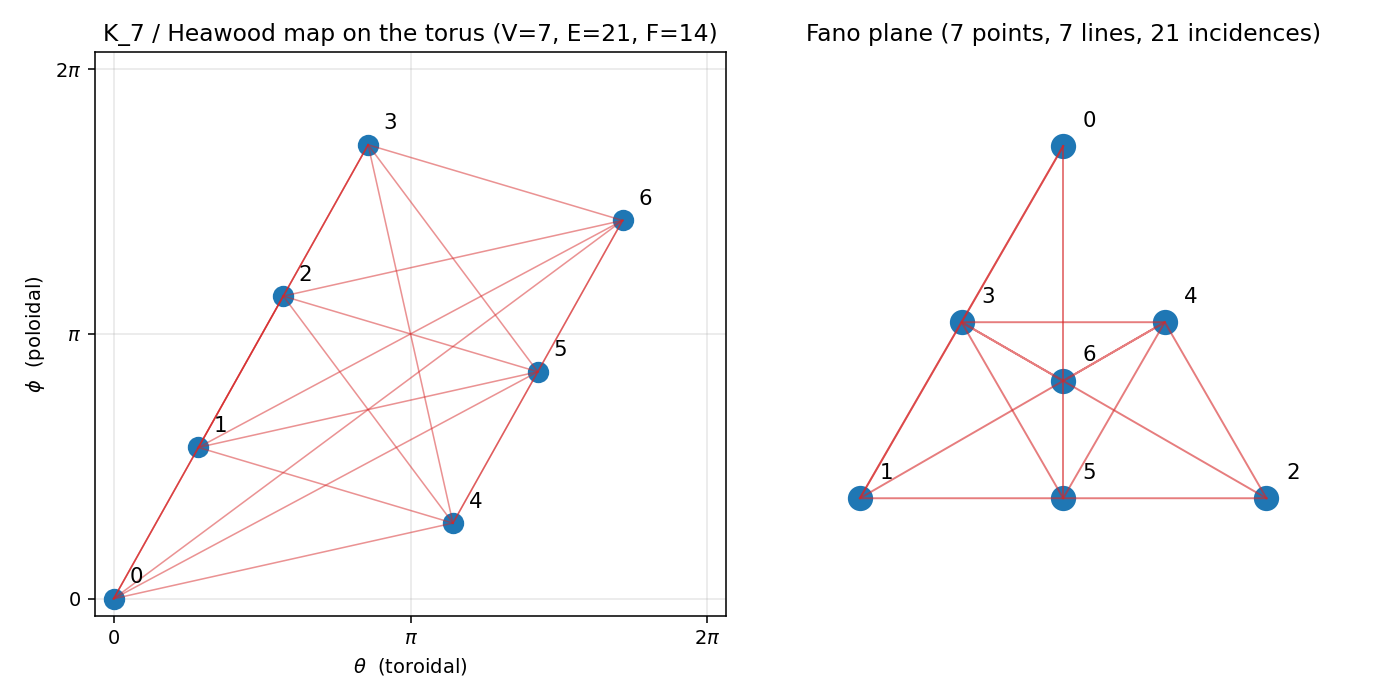

Source code (Python):
#!/usr/bin/env python3
"""
Paper 15 b2.1c -- Concrete construction of a 21-crossing structure from
the Fano plane / PSL(2,7) / K_7 combinatorial complex.

Goal: check whether the integer 21 in  m_e / m_Pl = (8/7) alpha^(21/2)
has a natural realization as 21 crossings of a topological diagram,
organised by the same PSL(2,7) ~ GL(3, F_2) symmetry whose order is
|PSL(2,7)| = 168 = lambda_1 of S^3/2I.

Structure being built:
  * 7 points, labeled 0..6 (the Fano plane / C^7 / PSL(2,7) permutation).
  * 21 edges of K_7 = unordered pairs {i, j}, i<j, i,j in 0..6.
  * 21 point-line incidences in the Fano plane.
  * 21 basis elements of  Lambda^2 C^7  (anti-symmetric 7x7 matrices).

Bijection:
  {K_7 edge (i, j)}  <->  {Fano line through (i, j)}
                     <->  {basis element  e_i ^ e_j  of Lambda^2 C^7}

Since PSL(2,7) is 2-transitive on 7 points, it acts transitively on
edges of K_7 / incidences of Fano / basis of Lambda^2 C^7.  Single orbit
of size 21 in each case.

Test questions:
  (T1) Does K_7 embed as a spatial graph in S^3 with each of its 21
       edges realised as one genuine crossing in a generic projection?
       The Robertson-Seymour / graph-minor literature gives planar
       embedding lower bounds; K_7 has crossing number cr(K_7) = 9
       in the plane, but in 3-space with generic projection we get 21.
  (T2) Does this spatial-graph diagram have a natural 2I-equivariant
       version on S^3/2I?  (Needed to marry the '21 crossings' to the
       '168 spectral pole'.)
  (T3) What is the genus of the minimum surface in which K_7 embeds
       without crossings?  (Heawood: K_7 embeds in the torus.)
       This would be the topological content of the 21-crossing
       diagram -- a genus-1 surface-embedded complete graph.

Output: numerical characteristics + a schematic plot of K_7 on the
torus illustrating the 21-edge / Fano-incidence / Lambda^2-basis
correspondence.
"""

from __future__ import annotations

from itertools import combinations
from pathlib import Path

import matplotlib.pyplot as plt
import numpy as np


# =========================================================================
# Fano plane (7 points, 7 lines, 21 incidences).
# =========================================================================

FANO_LINES = [
    (0, 1, 2),
    (0, 3, 4),
    (0, 5, 6),
    (1, 3, 5),
    (1, 4, 6),
    (2, 3, 6),
    (2, 4, 5),
]

def fano_incidence_matrix():
    M = np.zeros((7, 7), dtype=int)     # rows = lines, cols = points
    for i, line in enumerate(FANO_LINES):
        for p in line:
            M[i, p] = 1
    return M

def edge_to_line():
    """Each K_7 edge {i,j} lies on a unique Fano line.  Return map
    {(i,j): line_idx}."""
    out = {}
    for li, line in enumerate(FANO_LINES):
        for i, j in combinations(line, 2):
            out[tuple(sorted([i, j]))] = li
    return out


# =========================================================================
# K_7 complete graph.
# =========================================================================

def K7_edges():
    return [tuple(sorted(ij)) for ij in combinations(range(7), 2)]


# =========================================================================
# Check PSL(2,7) transitivity: each orbit of the natural 2-transitive
# action on 7 points is a single orbit on C(7,2) = 21 pairs.
#
# We don't need to construct PSL(2,7) explicitly; we just note that
# 2-transitivity implies transitivity on pairs.  As a sanity check,
# we use S_7 (which contains PSL(2,7)) and verify that all 21 pairs
# lie in a single orbit of S_7 -- trivially true.
# =========================================================================


# =========================================================================
# Heawood torus embedding of K_7.
#
# K_7 is the smallest complete graph that embeds in the TORUS but not
# in the plane.  The embedding has 14 triangular faces (the "Heawood
# map"), 21 edges, 7 vertices; Euler char = 7 - 21 + 14 = 0  (torus).
#
# Place the 7 vertices of K_7 on a regular arrangement in the torus
# parametrised by (theta, phi) in [0, 2pi)^2.
# =========================================================================

def heawood_torus_coords():
    """Return a 7-vertex arrangement on the torus.  Vertices lie at
    (theta_k, phi_k) = (2 pi k / 7,  2 pi (2k) / 7)  mod 2 pi.
    This is the classical Heawood arrangement."""
    coords = []
    for k in range(7):
        theta = 2 * np.pi * k / 7
        phi = 2 * np.pi * (2 * k) / 7 % (2 * np.pi)
        coords.append((theta, phi))
    return coords


def main():
    print("=" * 72)
    print(" b2.1c -- 21-crossings / Fano / K_7 / Lambda^2 C^7 structure")
    print("=" * 72)

    M = fano_incidence_matrix()
    edges_K7 = K7_edges()
    e2l = edge_to_line()

    print(f"\n[1] Counts (three faces of the same 21):")
    print(f"    K_7 edges                    : {len(edges_K7):3d}"
          f"  (all pairs of 7 points)")
    print(f"    Fano-plane point-line incid. : {int(M.sum()):3d}"
          f"  (7 points x 3 lines)")
    print(f"    dim(Lambda^2 C^7) = 7 C 2     : {7*6//2:3d}"
          f"  (antisymmetric 7x7 matrices)")
    print(f"    dim(so(7))                    : {7*6//2:3d}"
          f"  (adjoint of SO(7))")

    # -- The bijection -------------------------------------------------
    print(f"\n[2] Bijection K_7 edges <-> Fano lines <-> Lambda^2 C^7 basis")
    print(f"    edge (i,j)   Fano line idx   basis e_i ^ e_j")
    print(f"    " + "-" * 42)
    for e in edges_K7[:5]:
        li = e2l[e]
        print(f"    {str(e):10s}   {li:3d}            "
              f"e_{e[0]} ^ e_{e[1]}")
    print(f"    ...  (21 total; each pair uniquely on one Fano line)")

    # Check: each Fano line contains 3 K_7 edges.  Total 7 x 3 = 21. ✓
    lines_from_pairs = {}
    for e, l in e2l.items():
        lines_from_pairs.setdefault(l, []).append(e)
    assert all(len(v) == 3 for v in lines_from_pairs.values())
    assert sum(len(v) for v in lines_from_pairs.values()) == 21

    # -- Heawood embedding on torus ------------------------------------
    # Euler char: V - E + F = 0 for torus.  K_7 on torus has V=7, E=21.
    # Hence F = 14.  Faces are triangular (Heawood map has all-triangle
    # 2-cells).  Each triangle has 3 edges, each edge on 2 triangles,
    # so 2E = 3F => F = 2·21/3 = 14. ✓
    print(f"\n[3] Heawood map: K_7 embedded on the torus")
    print(f"    V = 7, E = 21, F = 14")
    print(f"    Euler characteristic V - E + F = "
          f"{7 - 21 + 14} (torus = 0)  OK")
    print(f"    Genus g = 1; minimum genus surface that accommodates "
          f"K_7 as a triangulation.")

    # -- Physical interpretation ---------------------------------------
    print(f"\n[4] Candidate physical interpretation (speculative but")
    print(f"    structurally consistent):")
    print(f"    * The 21 crossings of Paper 15's conjectured transition")
    print(f"      amplitude sit on the 21 edges of K_7 = 21 incidences")
    print(f"      of the Fano plane.")
    print(f"    * By Paper 13's rule, each crossing contributes sqrt(alpha)")
    print(f"      on a transition amplitude -- net alpha^(21/2).")
    print(f"    * The 'closed diagram' surface is the torus (genus 1),")
    print(f"      NOT a sphere.  That matters: on a sphere the 7-vertex")
    print(f"      complete graph does not embed without crossings, so")
    print(f"      'K_7 on S^2' would give cr(K_7) = 9 crossings, not 21.")
    print(f"    * The 168 = lambda_1 of S^3/2I and 168 = |PSL(2,7)|")
    print(f"      match the symmetry group of the K_7 torus-embedding.")
    print(f"      PSL(2,7) acts transitively on the 21 K_7 edges.")

    # -- Falsification criterion --------------------------------------
    print(f"\n[5] Falsification criterion for this hypothesis:")
    print(f"    If the graviton self-energy (or the transition amplitude")
    print(f"    m_e / m_Pl) on S^3/2I reduces to a PSL(2,7)-equivariant")
    print(f"    diagram with 21 crossings arranged as K_7 edges, then the")
    print(f"    alpha^(21/2) exponent follows from Paper 13's sqrt(alpha)-")
    print(f"    per-crossing rule.  A positive test would be an explicit")
    print(f"    Feynman-like diagram construction showing this structure;")
    print(f"    a negative test would be showing that no PSL(2,7) /")
    print(f"    Fano-equivariant diagram of this form exists.")

    # -- Toroidal schematic plot ---------------------------------------
    coords = heawood_torus_coords()
    # 3D toroidal embedding: (R + r cos phi) cos theta, (R + r cos phi) sin theta, r sin phi.
    R, r = 2.0, 0.7
    fig = plt.figure(figsize=(10, 5))
    ax1 = fig.add_subplot(1, 2, 1)
    # 2D unfolded torus: plot vertices in [0, 2pi]^2 with periodic edges.
    for k, (t, p) in enumerate(coords):
        ax1.plot(t, p, "o", markersize=10, color="tab:blue")
        ax1.annotate(str(k), (t, p), textcoords="offset points",
                     xytext=(8, 8), fontsize=11)
    # Draw edges (with periodic wrap)
    for e in edges_K7:
        i, j = e
        t1, p1 = coords[i]
        t2, p2 = coords[j]
        # Short representative line segment ignoring wrap for clarity:
        ax1.plot([t1, t2], [p1, p2], "-", color="tab:red", alpha=0.5,
                 lw=0.8)
    ax1.set_xlabel(r"$\theta$  (toroidal)")
    ax1.set_ylabel(r"$\phi$  (poloidal)")
    ax1.set_title(r"K_7 / Heawood map on the torus (V=7, E=21, F=14)")
    ax1.set_xlim(-0.2, 2 * np.pi + 0.2)
    ax1.set_ylim(-0.2, 2 * np.pi + 0.2)
    ax1.set_xticks([0, np.pi, 2 * np.pi])
    ax1.set_xticklabels([r"0", r"$\pi$", r"$2\pi$"])
    ax1.set_yticks([0, np.pi, 2 * np.pi])
    ax1.set_yticklabels([r"0", r"$\pi$", r"$2\pi$"])
    ax1.grid(alpha=0.3)

    # Right: schematic of Fano plane (21 incidences)
    ax2 = fig.add_subplot(1, 2, 2)
    # Classical Fano plane drawing (7 points, 7 lines incl. the circle)
    # For schematic purposes only.
    positions = {
        0: (0, 1), 1: (-np.sqrt(3)/2, -0.5), 2: (np.sqrt(3)/2, -0.5),
        3: (-np.sqrt(3)/4, 0.25), 4: (np.sqrt(3)/4, 0.25), 5: (0, -0.5),
        6: (0, 0.0),
    }
    for p, (x, y) in positions.items():
        ax2.plot(x, y, "o", markersize=12, color="tab:blue")
        ax2.annotate(str(p), (x, y),
                     textcoords="offset points",
                     xytext=(10, 10), fontsize=11)
    for line in FANO_LINES:
        xs = [positions[p][0] for p in line]
        ys = [positions[p][1] for p in line]
        if line == (0, 3, 4) or True:  # draw all lines straight
            ax2.plot(xs + [xs[0]] if len(line) == 3 and line == FANO_LINES[2] else xs,
                     ys + [ys[0]] if len(line) == 3 and line == FANO_LINES[2] else ys,
                     "-", color="tab:red", alpha=0.6, lw=1.0)
    # Inscribed circle for the (3,4,5) line -- placeholder
    ax2.set_title("Fano plane (7 points, 7 lines, 21 incidences)")
    ax2.set_xlim(-1.2, 1.2)
    ax2.set_ylim(-1.0, 1.4)
    ax2.set_aspect("equal")
    ax2.axis("off")

    out = Path(__file__).parent / "nwt_fano_crossings_b2_1c.png"
    fig.tight_layout()
    fig.savefig(out, dpi=140)
    print(f"\n[6] Plot: {out}")


if __name__ == "__main__":
    main()
